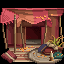

Rendered tile map (Tiled .tmx) drawn with the repository's tilesets; below, a short description and the full map source, tile grids included:
An orthogonal 4x4 tile map with 16x16 px tiles, 4 tile layers (Back, Back1, Buildings, Front), 2 tilesets.

<map version="1.10" tiledversion="1.10.2" orientation="orthogonal" renderorder="right-down" width="4" height="4" tilewidth="16" tileheight="16" infinite="0" nextlayerid="5" nextobjectid="1">
 <properties>
  <property name="Fall_Objects" value="T" />
  <property name="Outdoors" value="T" />
  <property name="Spring_Objects" value="T" />
  <property name="Summer_Objects" value="T" />
  <property name="Winter_Objects" value="T" />
 </properties>
 <tileset firstgid="1" source="Astarion_patio_Spring.tsx" />
 <tileset firstgid="17" source="Astarion_patio_Fall.tsx" />
 <layer id="2" name="Back" width="4" height="4">
  <data encoding="csv">
0,0,0,0,
0,0,0,0,
0,0,0,0,
0,0,0,0
</data>
 </layer>
 <layer id="4" name="Back1" width="4" height="4">
  <data encoding="csv">
0,0,0,0,
0,0,0,0,
0,0,0,0,
0,30,31,0
</data>
 </layer>
 <layer id="1" name="Buildings" width="4" height="4">
  <data encoding="csv">
0,0,0,0,
21,22,23,24,
25,26,27,28,
29,0,0,32
</data>
 </layer>
 <layer id="3" name="Front" width="4" height="4">
  <data encoding="csv">
17,18,19,20,
0,0,0,0,
0,0,0,0,
0,0,0,0
</data>
 </layer>
</map>
